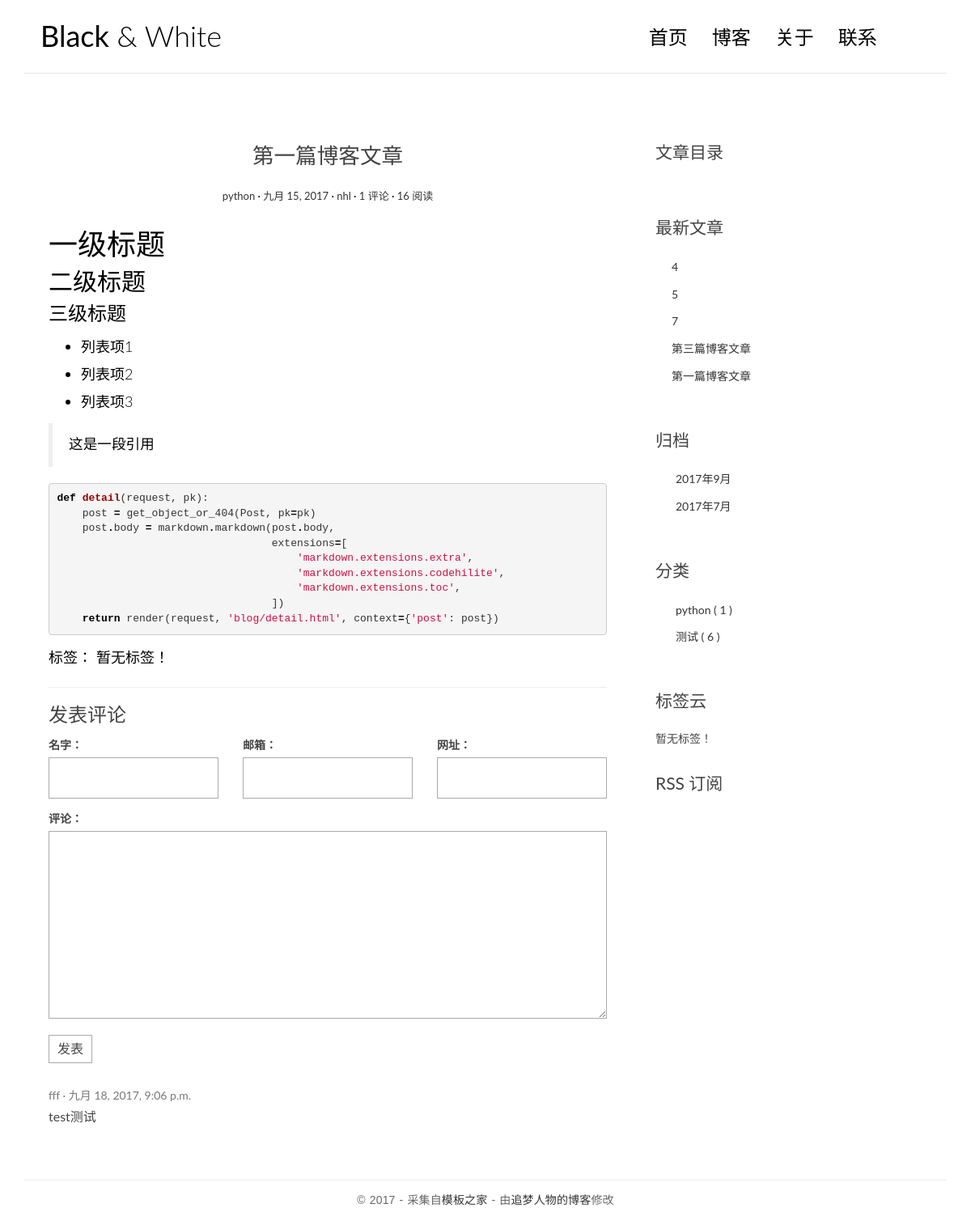
The app's page /post/1/ with its own data.
### blog/models.py (models this page shows, shortened)
class Post(models.Model):
    title = models.CharField(max_length=100) #文章标题
    body = models.TextField()                #文章正文
    created_time = models.DateField()        #创建时间
    modified_time = models.DateField()       #最后修改时间
    excerpt = models.CharField(max_length=200,blank=True)   #文章摘要
    category = models.ForeignKey(Category)                  #分类与文章一对多，外键
    tags = models.ManyToManyField(Tag,blank=True)           #标签与文章多对多
    author = models.ForeignKey(User)                        #作者与文章一对多，
    views = models.PositiveIntegerField(default=0)          #阅读量
    def get_absolute_url(self):
        return reverse('blog:detail',kwargs={'pk':self.pk})
    def increase_views(self):
        self.views+=1
        self.save(update_fields=['views'])  #只更新数据库中 views 字段
    '''
    复写模型的save方法，在数据被保存到数据库前，
    先从 body 字段摘取N个字符保存到excerpt字段中，
    从而实现自动摘要
    '''
    def save(self, *args,**kwargs):
        if not self.excerpt:
            md = markdown.Markdown(extensions=[
                'markdown.extensions.extra',
                'markdown.extensions.codehilite',
                'markdown.extensions.toc',
            ])
            self.excerpt = strip_tags(md.convert(self.body))[:54]
        super(Post,self).save(*args,**kwargs)
    class Meta:
        ordering = ['-created_time']

class Category(models.Model):
    name = models.CharField(max_length=100)

### comments/models.py (models this page shows, shortened)
class Comment(models.Model):
    name = models.CharField(max_length=100)
    email = models.EmailField(max_length=255)
    url = models.URLField(blank=True)
    text = models.TextField()
    created_time = models.DateTimeField(auto_now_add=True)
    post = models.ForeignKey('blog.Post')

### blog/views.py (the view)
# urls.py: url(r'^post/(?P<pk>[0-9]+)/$',views.detail,name='detail'),
def detail(request,pk):
    post = get_object_or_404(Post,pk=pk)
    post.increase_views()        #阅读量加1
    post.body = markdown.markdown(post.body,extensions=[
        'markdown.extensions.extra',
        'markdown.extensions.codehilite',
        'markdown.extensions.toc',
    ])
    form = CommentForm()
    comment_list = post.comment_set.all()
    context = {
        'post':post,
        'form':form,
        'comment_list':comment_list
    }
    return render(request,'blog/detail.html',context=context)

### comments/forms.py
class CommentForm(forms.ModelForm):
    class Meta:
        model = Comment #表单对应的数据库模型
        fields = ['name','email','url','text']

### blog/templatetags/blog_tags.py (called while the page is built)
@register.simple_tag()
def get_recent_posts(num=5):
    return Post.objects.all().order_by('-created_time')[:num]

@register.simple_tag()
def archives():
    return Post.objects.dates('created_time','month',order='DESC')

@register.simple_tag()
def get_categories():
    return Category.objects.annotate(num_posts = Count('post')).filter(num_posts__gt=0)

@register.simple_tag()
def get_tags():
    return Tag.objects.annotate(num_posts = Count('post')).filter(num_posts__gt=0)

### templates/blog/detail.html (shortened to what this page needs)
{% extends 'base.html' %}
{% block main %}
                <article class="post post-{{ post.pk }}">
                    <header class="entry-header">
                        <h1 class="entry-title">{{ post.title }}</h1>
                        <div class="entry-meta">
                            <span class="post-category"><a href="{% url 'blog:category' post.category.pk %}">{{ post.category.name }}</a></span>
                            <span class="post-date"><a href="#"><time class="entry-date"
                                                                      datetime="{{ post.created_time }}">{{ post.created_time }}</time></a></span>
                            <span class="post-author"><a href="#">{{ post.author }}</a></span>
                            <span class="comments-link"><a href="{% url 'blog:detail' post.pk %}">{{ post.comment_set.count }} 评论</a></span>
                            <span class="views-count"><a href="{% url 'blog:detail' post.pk %}">{{ post.views }} 阅读</a></span>
                        </div>
                    </header>
                    <div class="entry-content clearfix">
                        {{ post.body|safe }}
                        <div class="widget-tag-cloud">
                            <ul>
                                标签：
                                {% for tag in post.tags.all %}
                                    <li><a href="{% url 'blog:tag' tag.pk %}"># {{ tag.name }}</a></li>
                                {% empty %}
                                暂无标签！
                                {% endfor %}
                            </ul>
                        </div>
                    </div>
                </article>
                <section class="comment-area" id="comment-area">
                    <hr>
                    <h3>发表评论</h3>
                    <form action="{% url 'comments:post_comment' post.pk %}" method="post" class="comment-form">
                        <div class="row">
                            <div class="col-md-4">
                                <label for="{{ form.name.id_for_label }}">名字：</label>
                                {{ form.name }}
                            </div>
                            <div class="col-md-4">
                                <label for="{{ form.email.id_for_label }}">邮箱：</label>
                                {{ form.email }}
                            </div>
                            <div class="col-md-4">
                                <label for="{{ form.url.id_for_label }}">网址：</label>
                                {{ form.url }}
                            </div>
                            <div class="col-md-12">
                                <label for="{{ form.text.id_for_label }}">评论：</label>
                                {{ form.text }}
                                <button type="submit" class="comment-btn">发表</button>
                            </div>
                        </div>
                    </form>
                    <div class="comment-list-panel">
                        <ul class="comment-list list-unstyled">
                            {% for comment in comment_list %}
                            <li class="comment-item">
                                <span class="nickname">{{ comment.name }}</span>
                                <time class="submit-date" datetime="comment.created_time">{{ comment.created_time }}</time>
                                <div class="text">
                                    {{ comment.text }}
                                </div>
                            </li>
                            {% empty %}
                            暂无评论
                            {% endfor %}
                        </ul>
                    </div>
                </section>
{% endblock main %}
{% block toc %}
                <div class="widget widget-content">
                    <h3 class="widget-title">文章目录</h3>
                </div>
{% endblock toc %}

### templates/base.html (shortened to what this page needs)
<!DOCTYPE html>
{% load staticfiles %}
{% load blog_tags %}
<html>
<head>
    <link rel="stylesheet" href="{% static 'blog/css/bootstrap.min.css' %}">
    <link rel="stylesheet" href="{% static 'blog/css/pace.css' %}">
    <link rel="stylesheet" href="{% static 'blog/css/custom.css' %}">
    <link rel="stylesheet" href="{% static 'blog/css/highlights/github.css' %}">
    <link rel="stylesheet" href="http://code.ionicframework.com/ionicons/2.0.1/css/ionicons.min.css">
</head>
<body>
<div class="container">
    <header id="site-header">
        <div class="row">
            <div class="col-md-4 col-sm-5 col-xs-8">
                <div class="logo">
                    <h1><a href="{% url 'blog:index' %}"><b>Black</b> &amp; White</a></h1>
                </div>
            </div>
            <div class="col-md-8 col-sm-7 col-xs-4">
                <nav class="main-nav" role="navigation">
                    <div class="collapse navbar-collapse" id="bs-example-navbar-collapse-1">
                        <ul class="nav navbar-nav navbar-right">
                            <li class="cl-effect-11"><a href="{% url 'blog:index' %}" data-hover="首页">首页</a></li>
                            <li class="cl-effect-11"><a href="full-width.html" data-hover="博客">博客</a></li>
                            <li class="cl-effect-11"><a href="about.html" data-hover="关于">关于</a></li>
                            <li class="cl-effect-11"><a href="contact.html" data-hover="联系">联系</a></li>
                        </ul>
                    </div>
                </nav>
            </div>
        </div>
    </header>
</div>
<div class="content-body">
    <div class="container">
        <div class="row">
            <main class="col-md-8">
                {% block main %}
                {% endblock main %}
            </main>
            <aside class="col-md-4">
                {% block toc %}
                {% endblock toc %}
                <div class="widget widget-recent-posts">
                    <h3 class="widget-title">最新文章</h3>
                    {% get_recent_posts as recent_post_list %}
                    <ul>
                        {% for post in recent_post_list %}
                        <li>
                            <a href="{{ post.get_absolute_url }}">{{ post.title }}</a>
                        </li>
                        {% empty %}
                        暂无文章！
                        {% endfor %}
                    </ul>
                </div>
                <div class="widget widget-archives">
                    <h3 class="widget-title">归档</h3>
                    {% archives as date_list %}
                    <ul>
                        {% for date in date_list %}
                        <li>
                            <a href="{% url 'blog:archives' date.year date.month %}">{{date.year}}年{{date.month}}月</a>
                        </li>
                        {% empty %}
                        暂无归档！
                        {% endfor %}
                    </ul>
                </div>
                <div class="widget widget-category">
                    <h3 class="widget-title">分类</h3>
                    {% get_categories as category_list %}
                    <ul>
                        {% for category in category_list %}
                        <li>
                            <a href="{% url 'blog:category' category.pk %}">{{ category.name }} <span class="post-count">( {{ category.num_posts }} )</span></a>
                        </li>
                        {% empty %}
                        暂无分类！
                        {% endfor %}
                    </ul>
                </div>
                <div class="widget widget-tag-cloud">
                    <h3 class="widget-title">标签云</h3>
                    {% get_tags as tag_list %}
                    <ul>
                        {% for tag in tag_list %}
                        <li>
                            <a href="{% url 'blog:tag' tag.pk %}">{{ tag.name }}</a>
                        </li>
                        {% empty %}
                        暂无标签！
                        {% endfor %}
                    </ul>
                </div>
                <div class="rss">
                    <a href="{% url 'rss' %}"> RSS 订阅</a>
                </div>
            </aside>
        </div>
    </div>
</div>
<footer id="site-footer">
    <div class="container">
        <div class="row">
            <div class="col-md-12">
                <p class="copyright">&copy 2017 - 采集自<a href="http://www.cssmoban.com/"
                                                        target="_blank" title="模板之家">模板之家</a>
                    - 由<a href="http://zmrenwu.com/" title="网页模板" target="_blank">追梦人物的博客</a>修改
                </p>
            </div>
        </div>
    </div>
</footer>
</body>
</html>

### blog/static/blog/css/custom.css (style rules this page uses)
* { outline: none; }
h1, h2, h3, h4, h5, h6 { margin-top: 0; }
b { font-weight: 400; }
a { color: #333; }
body { color: #444; font-family: 'Lato', sans-serif; }
p { font-family: 'Ubuntu', sans-serif; font-weight: 400; word-spacing: 1px; letter-spacing: 0.01em; }
#site-header { background-color: #FFF; padding: 25px 20px; margin-bottom: 40px; border-bottom: 1px solid #e7e7e7; }
.logo h1 a { color: #000; }
.logo h1 { margin: 0; font-family: 'Lato', sans-serif; font-weight: 300; }
.main-nav { margin-top: 11px; max-width: 95%; }
.main-nav a { color: #000000 !important; padding: 0 0 5px 0 !important; margin-right: 30px; font-family: 'Lato', sans-serif; font-weight: 300; font-size: 24px; }
.cl-effect-11 a { padding: 10px 0; color: #0972b4; text-shadow: none; }
.cl-effect-11 a::before { position: absolute; top: 0; left: 0; overflow: hidden; padding: 0 0 5px 0 !important; max-width: 0; border-bottom: 1px solid #000; color: #000; content: attr(data-hover); white-space: nowrap; -webkit-transition: max-width 0.5s; -moz-transition: max-width 0.5s; transition: max-width 0.5s; }
.content-body { padding-bottom: 4em; }
.post { background: #fff; padding: 30px 30px 0; }
.entry-title { text-align: center; font-size: 1.9em; margin-bottom: 20px; line-height: 1.6; padding: 10px 20px 0; }
.entry-meta { text-align: center; color: #DDDDDD; font-size: 13px; margin-bottom: 30px; }
.entry-content { font-size: 18px; line-height: 1.9; font-weight: 300; color: #000; }
.post-category::after, .post-date::after, .post-author::after, .comments-link::after { content: ' ·'; color: #000; }
.widget { background: #fff; padding: 30px 0 0; }
.widget-title { font-size: 1.5em; margin-bottom: 20px; line-height: 1.6; padding: 10px 0 0; font-weight: 400; }
.widget-recent-posts ul { padding: 0; margin: 0; padding-left: 20px; }
.widget-recent-posts ul li { list-style-type: none; position: relative; line-height: 170%; margin-bottom: 10px; }
.widget-recent-posts ul li::before { content: '\f3d3'; font-family: "Ionicons"; position: absolute; left: -17px; top: 3px; font-size: 16px; color: #000; }
.widget-archives ul { padding: 0; margin: 0; padding-left: 25px; }
.widget-archives ul li { list-style-type: none; position: relative; line-height: 170%; margin-bottom: 10px; }
.widget-archives ul li::before { content: '\f3f3'; font-family: "Ionicons"; position: absolute; left: -25px; top: 1px; font-size: 16px; color: #000; }
.widget-category ul { padding: 0; margin: 0; padding-left: 25px; }
.widget-category ul li { list-style-type: none; position: relative; line-height: 170%; margin-bottom: 10px; }
.widget-category ul li::before { content: '\f3fe'; font-family: "Ionicons"; position: absolute; left: -25px; top: 1px; font-size: 18px; color: #000; }
.widget-tag-cloud ul { padding: 0; margin: 0; margin-right: -10px; }
.rss { font-size: 21px; margin-top: 30px; }
.rss a { color: #444; }
#site-footer { padding-top: 10px; padding: 0 0 1.5em 0; }
.copyright { text-align: center; padding-top: 1em; margin: 0; border-top: 1px solid #eee; color: #666; }
.contact-form input, .comment-form input { border: 1px solid #aaa; margin-bottom: 15px; width: 100%; padding: 15px 15px; font-size: 16px; line-height: 100%; transition: 0.4s border-color linear; }
.contact-form textarea, .comment-form textarea { border: 1px solid #aaa; margin-bottom: 15px; width: 100%; padding: 15px 15px; font-size: 16px; line-height: 20px !important; min-height: 183px; transition: 0.4s border-color linear; }
.comment-area { padding: 0 30px 0; }
.comment-form { margin-top: 15px; }
.comment-form .comment-btn { background-color: #fff; border: 1px solid #aaa; font-size: 16px; padding: 5px 10px; }
.comment-list-panel { margin-top: 30px; }
.comment-list { margin-top: 15px; }
.comment-item .nickname, .comment-item .submit-date { color: #777; font-size: 14px; }
.comment-item .nickname:after { content: ' ·'; }
.comment-item .text { padding-top: 5px; font-size: 16px; }

### blog/static/blog/css/highlights/github.css (style rules this page uses)
.codehilite .k { color: #000000; font-weight: bold }
.codehilite .o { color: #000000; font-weight: bold }
.codehilite .nf { color: #990000; font-weight: bold }
.codehilite .w { color: #bbbbbb }
.codehilite .s1 { color: #d01040 }

### records on screen
Post: title "第一篇博客文章", category.name "python", created_time "九月 15, 2017", author "nhl", comment_set.count "1", views "16", body "一级标题 二级标题 三级标题 列表项1 列表项2 列表项3 这是一段引用 def detail ( request , pk ): post = get_object_or_404 ( Post , pk = pk ) post . body = markdown . markdown ( post . body , extensions = [ 'markdown.extensions.extra' , 'markdown.extensions.codehilite' , 'markdown.extensions.toc' , ]) return render ( request , 'blog/detail.html' , context = { 'post' : post })"
Comment: name "fff", created_time "九月 18, 2017, 9:06 p.m.", text "test测试"
Post: title "4"
Post: title "5"
Post: title "7"
Post: title "第三篇博客文章"
Category: name "python", num_posts "1"
Category: name "测试", num_posts "6"

### other values on screen
{{ date.year }} "2017" "2017"
{{ date.month }} "9" "7"
